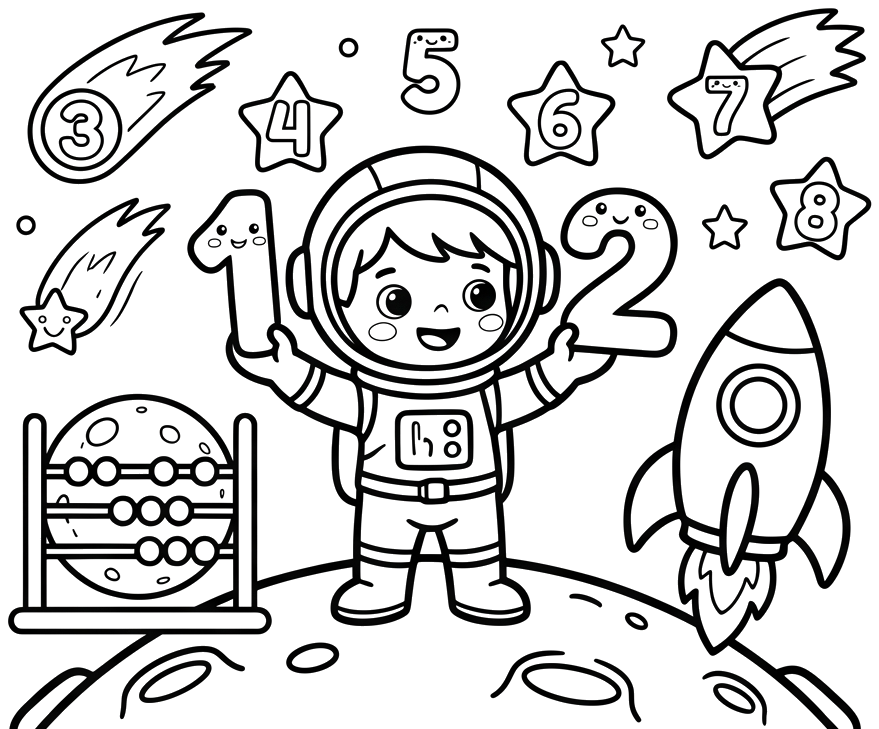
#> input picture ImagesGarde/Nombres/Nombres 1.png, 879 x 729 px
$ python decouper_planche.py '../ImagesGarde/Nombres/Nombres 1.png' '../ImagesGarde/Nombres/Nombres 2.png' '../ImagesGarde/Nombres/Nombres 2.png' '../ImagesGarde/Nombres/Nombres 2.png'
#> lines starting #> are read from the running program, lines starting #| are printed output that depends on the picture; after the words box and inside, x2 and y2 are one past the last pixel; in counts of white or black regions, pixels touching at a corner belong together
import os
import shutil
import sys
from PIL import Image

SEUIL_SOMBRE = 100
PART_TRAIT = 0.95
TAILLE_MIN = 60
MARGE = 8
TAILLE_MAX = 1000
DOSSIER_IMAGES = os.path.join(os.path.dirname(os.path.abspath(__file__)), "..", "ImagesGarde")
DOSSIER_PLANCHES = os.path.join(os.path.dirname(os.path.abspath(__file__)), "..", "Planches")


def nb_sombres_ligne(noir, x0, x1, y):
    return noir.crop((x0, y, x1, y + 1)).histogram()[255]


def nb_sombres_colonne(noir, y0, y1, x):
    return noir.crop((x, y0, x + 1, y1)).histogram()[255]


def regrouper(positions):
    groupes = []
    for p in positions:
        if len(groupes) > 0 and p == groupes[-1][1] + 1:
            groupes[-1][1] = p
        else:
            groupes.append([p, p])
    return groupes


def morceaux_entre(debut, fin, traits):
    morceaux = []
    position = debut
    for t in traits:
        if t[0] - position >= TAILLE_MIN:
            morceaux.append((position, t[0]))
        position = t[1] + 1
    if fin - position >= TAILLE_MIN:
        morceaux.append((position, fin))
    return morceaux


def chercher_traits_horizontaux(noir, x0, y0, x1, y1):
    largeur = x1 - x0
    lignes = []
    for y in range(y0, y1):
        if nb_sombres_ligne(noir, x0, x1, y) >= largeur * PART_TRAIT:
            lignes.append(y)
    return regrouper(lignes)


def chercher_traits_verticaux(noir, x0, y0, x1, y1):
    hauteur = y1 - y0
    colonnes = []
    for x in range(x0, x1):
        if nb_sombres_colonne(noir, y0, y1, x) >= hauteur * PART_TRAIT:
            colonnes.append(x)
    return regrouper(colonnes)


def decouper_zone(noir, x0, y0, x1, y1, cases):
    traits = chercher_traits_horizontaux(noir, x0, y0, x1, y1)
    morceaux = morceaux_entre(y0, y1, traits)
    if len(traits) > 0 and (len(morceaux) > 1 or morceaux_reduits(morceaux, y0, y1)):
        for m in morceaux:
            decouper_zone(noir, x0, m[0], x1, m[1], cases)
        return

    traits = chercher_traits_verticaux(noir, x0, y0, x1, y1)
    morceaux = morceaux_entre(x0, x1, traits)
    if len(traits) > 0 and (len(morceaux) > 1 or morceaux_reduits(morceaux, x0, x1)):
        for m in morceaux:
            decouper_zone(noir, m[0], y0, m[1], y1, cases)
        return

    cases.append((x0, y0, x1, y1))


# [16 lines left out: functions morceaux_reduits, decouper_grille, not called in this run]


def recadrer(image, noir, case):
    x0, y0, x1, y1 = case
    bord = 10
    zone = noir.crop((x0 + bord, y0 + bord, x1 - bord, y1 - bord))
    contenu = zone.getbbox()
    if contenu is None:
        return None
    cx0 = max(x0 + bord, x0 + bord + contenu[0] - MARGE)
    cy0 = max(y0 + bord, y0 + bord + contenu[1] - MARGE)
    cx1 = min(x1 - bord, x0 + bord + contenu[2] + MARGE)
    cy1 = min(y1 - bord, y0 + bord + contenu[3] + MARGE)
    return image.crop((cx0, cy0, cx1, cy1))


def fond_transparent(image):
    image = image.convert("RGBA")
    transparence = image.convert("L").point(lambda v: 0 if v > 235 else 255)
    image.putalpha(transparence)
    return image


def prochain_numero(dossier, categorie):
    numero = 1
    while os.path.exists(os.path.join(dossier, categorie + " " + str(numero) + ".png")):
        numero = numero + 1
    return numero


def main():
    if len(sys.argv) < 3:
        print('Utilisation : python decouper_planche.py "planche.jpg" "Categorie" [--grille 3x2]')
        return

    chemin = sys.argv[1]
    categorie = sys.argv[2]
    grille = None
    if len(sys.argv) >= 5 and sys.argv[3] == "--grille":
        morceaux = sys.argv[4].lower().split("x")
        grille = (int(morceaux[0]), int(morceaux[1]))

    image = Image.open(chemin).convert("RGB")
    gris = image.convert("L")
    noir = gris.point(lambda v: 255 if v < SEUIL_SOMBRE else 0)
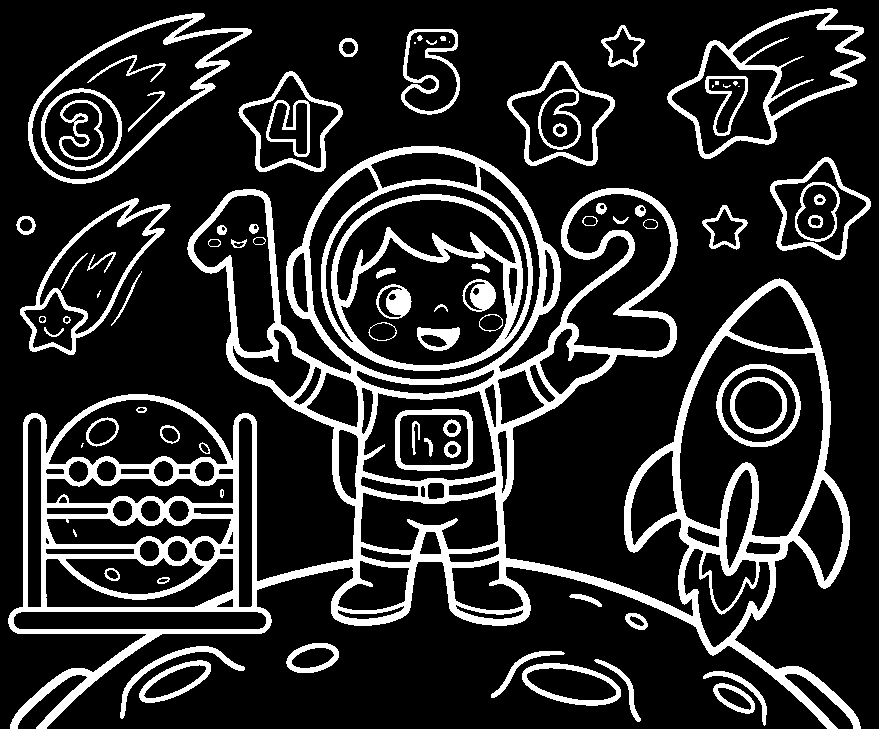
#> noir: PIL image 879x729 L; 17.4% white; 84 white regions (10 under 20 px), largest, box (x1, y1, x2, y2) and area: (8, 146, 861, 729) 74836, (667, 8, 866, 159) 4147, (28, 13, 252, 184) 3536

    if grille is None:
        cases = []
        decouper_zone(noir, 0, 0, image.width, image.height, cases)
#> after the loop in chercher_traits_horizontaux, `for y in range(y0, y1):`: lignes = []
#> in decouper_zone, `morceaux = morceaux_entre(y0, y1, traits)`: morceaux = [(0, 729)]
#> after the loop in chercher_traits_verticaux, `for x in range(x0, x1):`: colonnes = []
#> in decouper_zone, `morceaux = morceaux_entre(x0, x1, traits)`: morceaux = [(0, 879)]
    else:
        cases = decouper_grille(image.width, image.height, grille[0], grille[1])

    dossier = os.path.join(DOSSIER_IMAGES, categorie)
    os.makedirs(dossier, exist_ok=True)

    numero = prochain_numero(dossier, categorie)
    enregistrees = 0
    for case in cases:
        morceau = recadrer(image, noir, case)
        if morceau is None:
            continue
        morceau.thumbnail((TAILLE_MAX, TAILLE_MAX))
        morceau = fond_transparent(morceau)
        nom = categorie + " " + str(numero) + ".png"
        morceau.save(os.path.join(dossier, nom))
        print("  " + nom + "  (" + str(morceau.width) + "x" + str(morceau.height) + ")")
        numero = numero + 1
        enregistrees = enregistrees + 1
#> this loop made 1 pass
#> (contenu in recadrer, cx0 in recadrer, cy0 in recadrer, cx1 in recadrer, cy1 in recadrer) on pass 1: ((0, 0, 859, 709), 10, 10, 869, 719)
#> pass 1, in recadrer, `zone = noir.crop((x0 + bord, y0 + bord, x1 - bord, y1 - bord))`:
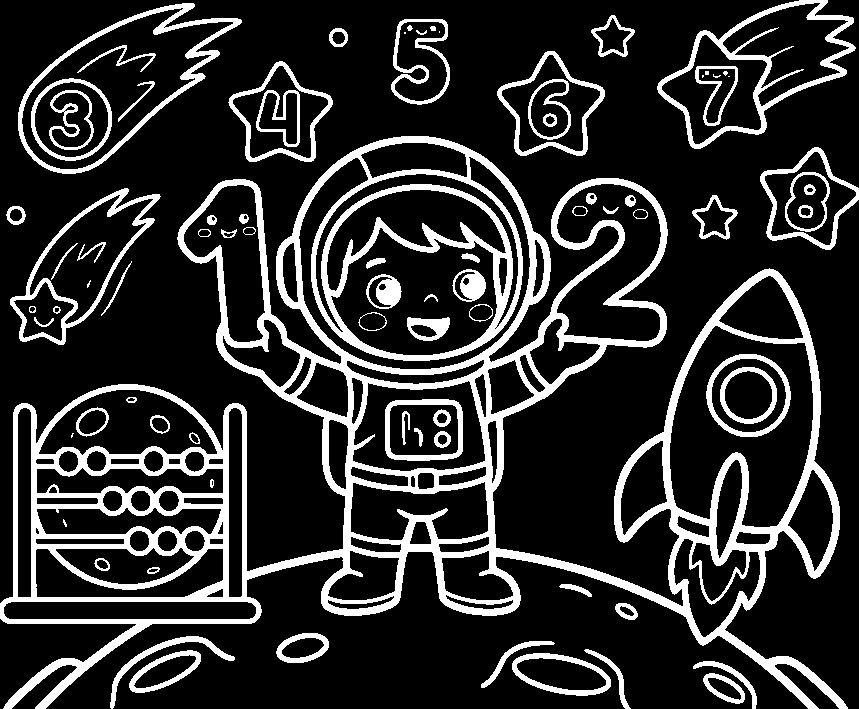
#> zone: PIL image 859x709 L; 18.2% white; 84 white regions (10 under 20 px), largest, box (x1, y1, x2, y2) and area: (0, 136, 848, 709) 74431, (657, 0, 856, 149) 4119, (18, 3, 242, 174) 3536
#> pass 1, in main, `morceau = recadrer(image, noir, case)`:
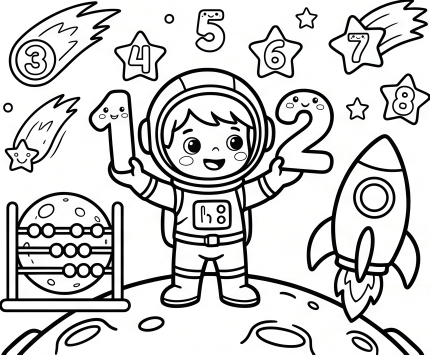
#> morceau: PIL image 859x709 RGB (shown at 1/2 size); mean R, G, B 206.4, 206.5, 206.2
#> pass 1, in fond_transparent, `transparence = image.convert("L").point(lambda v: 0 if v > 235 else 255)`:
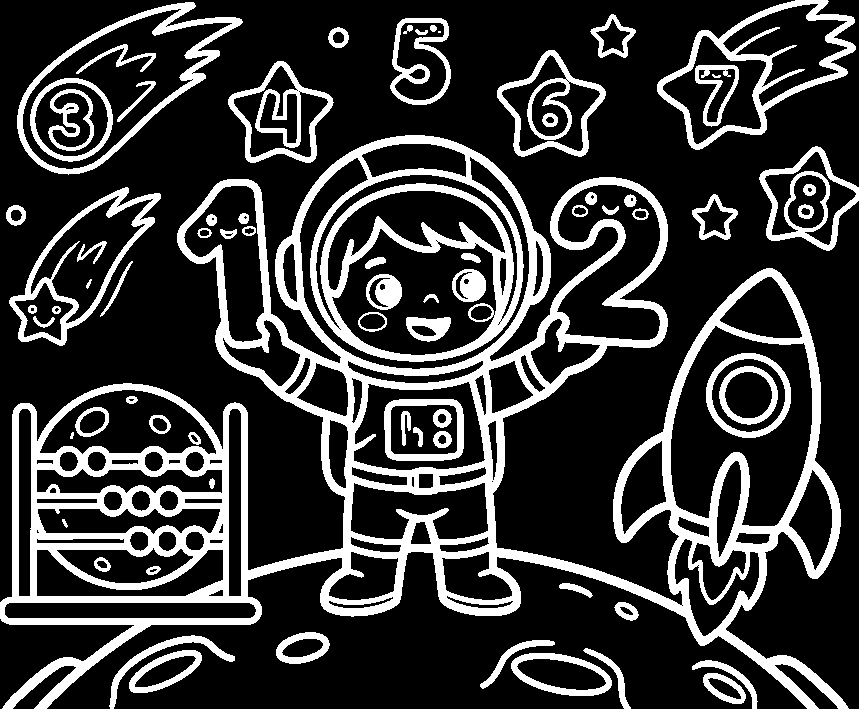
#> transparence: PIL image 859x709 L; 22.1% white; 74 white regions (1 under 20 px), largest, box (x1, y1, x2, y2) and area: (0, 135, 849, 709) 88101, (657, 0, 856, 150) 5094, (17, 2, 243, 175) 4358
#> after the loop, enregistrees = 1; numero = 2

    dossier_planche = os.path.join(DOSSIER_PLANCHES, categorie)
    os.makedirs(dossier_planche, exist_ok=True)
    shutil.copyfile(chemin, os.path.join(dossier_planche, os.path.basename(chemin).strip()))

    print(str(len(cases)) + " cases trouvées, " + str(enregistrees) + " images enregistrées dans " + dossier)
#| 1 cases trouvées, 1 images enregistrées dans outils/../ImagesGarde/../ImagesGarde/Nombres/Nombres 2.png
    print("Planche d'origine copiée dans " + dossier_planche)
#| Planche d'origine copiée dans outils/../Planches/../ImagesGarde/Nombres/Nombres 2.png


main()

$ run again, on ImagesGarde/Nombres/Nombres 3.png
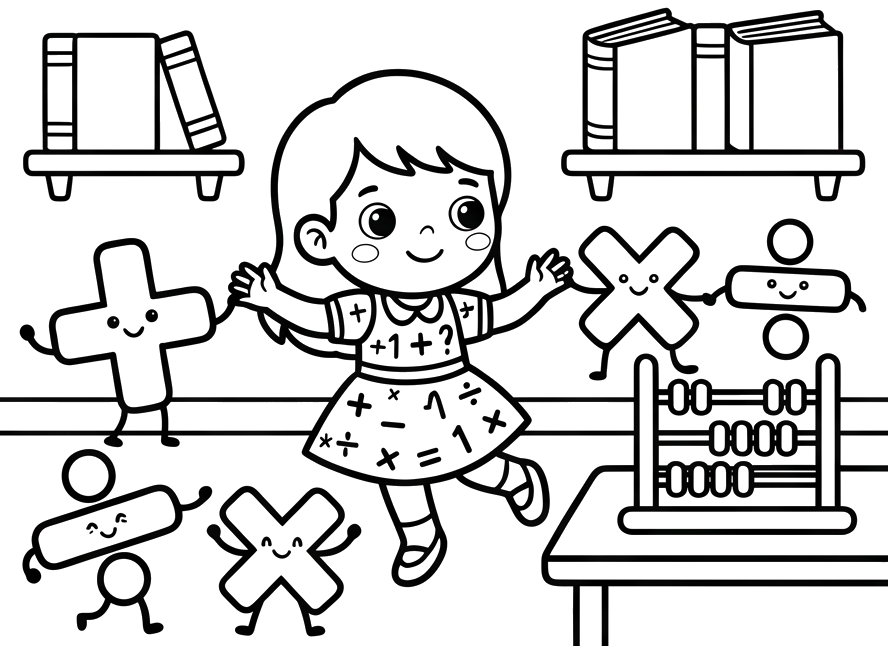
#> input picture ImagesGarde/Nombres/Nombres 3.png, 888 x 646 px
#> in main, `noir = gris.point(lambda v: 255 if v < SEUIL_SOMBRE else 0)`:
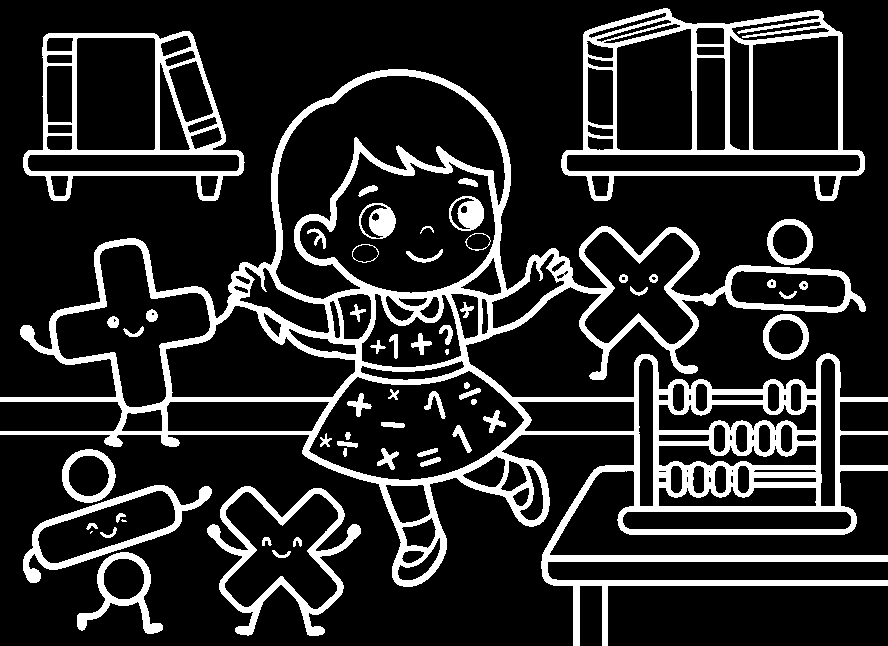
#> noir: PIL image 888x646 L; 16.6% white; 58 white regions (2 under 20 px), largest, box (x1, y1, x2, y2) and area: (0, 69, 888, 646) 59310, (561, 8, 865, 201) 10975, (23, 31, 245, 201) 7215
#> after the loop in chercher_traits_horizontaux, `for y in range(y0, y1):`: lignes = []
#> in decouper_zone, `morceaux = morceaux_entre(y0, y1, traits)`: morceaux = [(0, 646)]
#> after the loop in chercher_traits_verticaux, `for x in range(x0, x1):`: colonnes = []
#> in decouper_zone, `morceaux = morceaux_entre(x0, x1, traits)`: morceaux = [(0, 888)]
#> the loop in main, `for case in cases:` made 1 pass
#> (contenu in recadrer, cx0 in recadrer, cy0 in recadrer, cx1 in recadrer, cy1 in recadrer) on pass 1: ((0, 0, 868, 626), 10, 10, 878, 636)
#> pass 1, in fond_transparent, `transparence = image.convert("L").point(lambda v: 0 if v > 235 else 255)`:
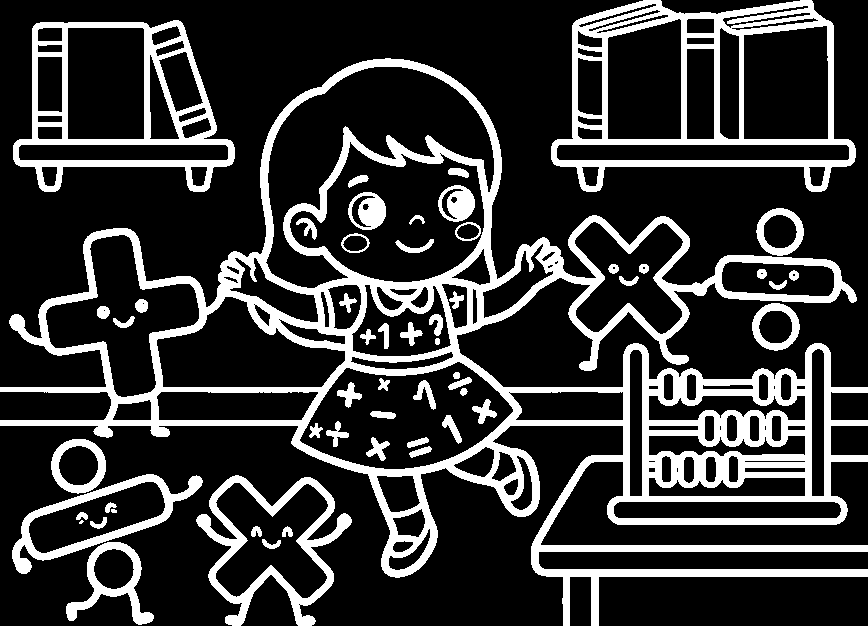
#> transparence: PIL image 868x626 L; 20.9% white; 56 white regions (1 under 20 px), largest, box (x1, y1, x2, y2) and area: (0, 58, 868, 626) 69441, (551, 0, 856, 192) 13746, (13, 20, 235, 192) 9070
#> after the loop in main, `for case in cases:`: enregistrees = 1; numero = 2
#| 1 cases trouvées, 1 images enregistrées dans outils/../ImagesGarde/../ImagesGarde/Nombres/Nombres 3.png
#| Planche d'origine copiée dans outils/../Planches/../ImagesGarde/Nombres/Nombres 3.png

$ run again, on ImagesGarde/Nombres/Nombres 4.png
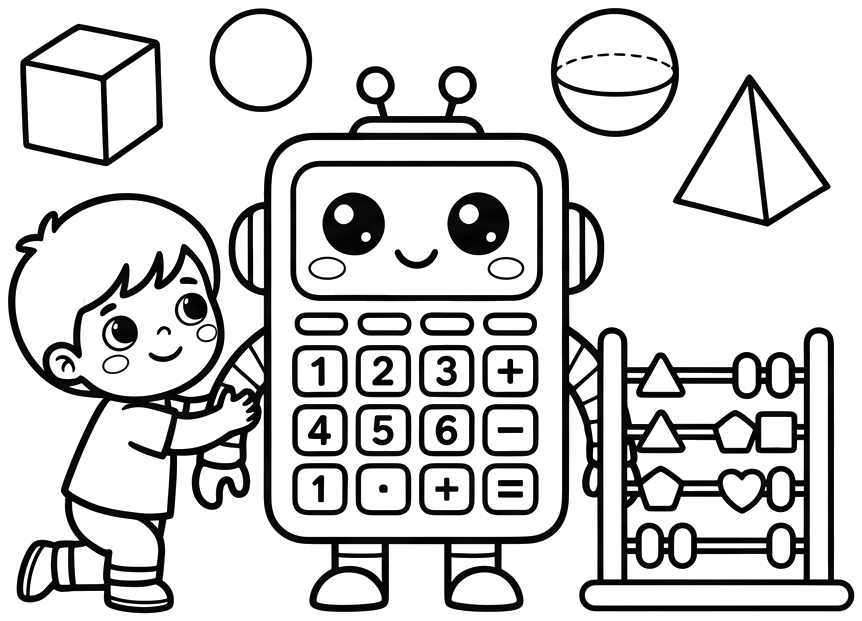
#> input picture ImagesGarde/Nombres/Nombres 4.png, 862 x 621 px
#> in main, `noir = gris.point(lambda v: 255 if v < SEUIL_SOMBRE else 0)`:
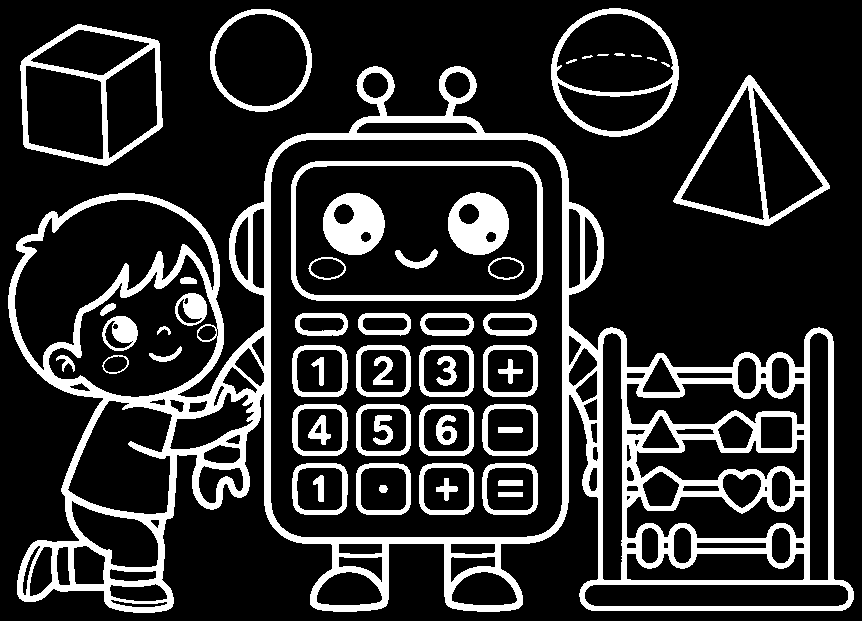
#> noir: PIL image 862x621 L; 18.5% white; 55 white regions, largest, box (x1, y1, x2, y2) and area: (8, 66, 854, 613) 59225, (291, 161, 543, 301) 3949, (20, 24, 163, 166) 3750
#> after the loop in chercher_traits_horizontaux, `for y in range(y0, y1):`: lignes = []
#> in decouper_zone, `morceaux = morceaux_entre(y0, y1, traits)`: morceaux = [(0, 621)]
#> after the loop in chercher_traits_verticaux, `for x in range(x0, x1):`: colonnes = []
#> in decouper_zone, `morceaux = morceaux_entre(x0, x1, traits)`: morceaux = [(0, 862)]
#> the loop in main, `for case in cases:` made 1 pass
#> (contenu in recadrer, cx0 in recadrer, cy0 in recadrer, cx1 in recadrer, cy1 in recadrer) on pass 1: ((0, 0, 842, 601), 10, 10, 852, 611)
#> pass 1, in fond_transparent, `transparence = image.convert("L").point(lambda v: 0 if v > 235 else 255)`:
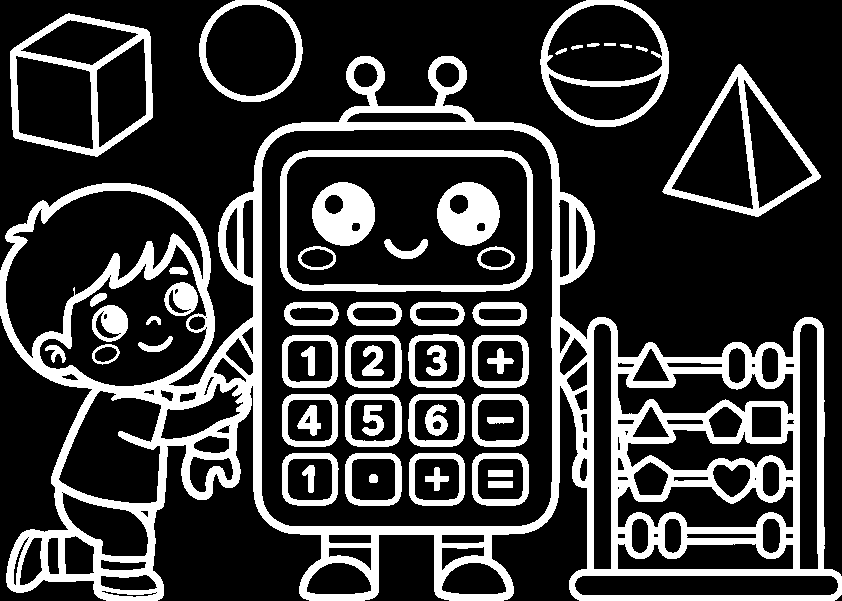
#> transparence: PIL image 842x601 L; 23.2% white; 54 white regions, largest, box (x1, y1, x2, y2) and area: (0, 56, 842, 601) 69825, (280, 150, 533, 292) 4830, (10, 13, 153, 157) 4517
#> after the loop in main, `for case in cases:`: enregistrees = 1; numero = 2
#| 1 cases trouvées, 1 images enregistrées dans outils/../ImagesGarde/../ImagesGarde/Nombres/Nombres 4.png
#| Planche d'origine copiée dans outils/../Planches/../ImagesGarde/Nombres/Nombres 4.png
